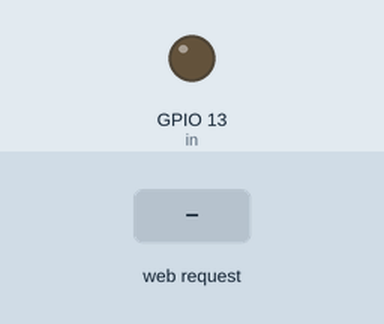
This sketch was run on a simulated ESP32. On the bench: output pins drawn as LEDs (lit = HIGH). The test bench sets the inputs (shaded band). WiFi joins after 1.5 s; servers stay silent unless stated; what the sketch prints to the serial monitor is not drawn.

Above: at 2.7 s.
2.8 s: HTTP request GET /off received
At 4.0 s:
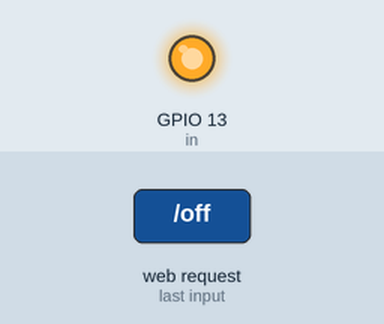
4.3 s: HTTP request GET /on received
At 5.2 s:
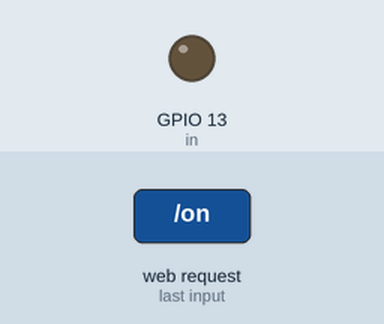
Timing chart, 0 to 7.3 s (numbered marks = the images above; inputs shaded):
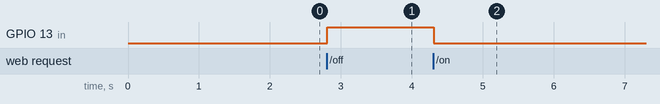

The sketch:

sketch_may07a.ino
```cpp
// Load Wi-Fi library
#include <WiFi.h>

// Replace with your network credentials
//const char* ssid = "Weazl";
//const char* password = "W1x1bull!";
//const char* ssid = "htljoh-public";
//const char* password = "joh12345";
const char* ssid = "iPhone 11 Pro Max";
const char* password = "lolkeksecool";
const int in = 13;

// Set web server port number to 80
WiFiServer server(80);

// Variable to store the HTTP request
String header;

// Current time
unsigned long currentTime = millis();
// Previous time
unsigned long previousTime = 0;
// Define timeout time in milliseconds (example: 2000ms = 2s)
const long timeoutTime = 2000;

void setup() {
  Serial.begin(9600); // 115200
  // Initialize the output variables as outputs
  pinMode(in, OUTPUT);
  //pinMode(in, HIGH);

  // Connect to Wi-Fi network with SSID and password
  Serial.print("Connecting to ");
  Serial.println(ssid);
  WiFi.begin(ssid, password);
  while (WiFi.status() != WL_CONNECTED) {
    delay(500);
    Serial.print(".");
  }
  // Print local IP address and start web server
  Serial.println("");
  Serial.println("WiFi connected.");
  Serial.println("IP address: ");
  Serial.println(WiFi.localIP());
  server.begin();
}

void loop(){
  WiFiClient client = server.available();   // Listen for incoming clients

  if (client) {                             // If a new client connects,
    currentTime = millis();
    previousTime = currentTime;
    Serial.println("New Client.");          // print a message out in the serial port
    String currentLine = "";                // make a String to hold incoming data from the client
    while (client.connected() && currentTime - previousTime <= timeoutTime) {  // loop while the client's connected
      currentTime = millis();
      if (client.available()) {             // if there's bytes to read from the client,
        char c = client.read();             // read a byte, then
        Serial.write(c);                    // print it out the serial monitor
        header += c;
        if (c == '\n') {                    // if the byte is a newline character
          // if the current line is blank, you got two newline characters in a row.
          // that's the end of the client HTTP request, so send a response:
          if (currentLine.length() == 0) {
            // HTTP headers always start with a response code (e.g. HTTP/1.1 200 OK)
            // and a content-type so the client knows what's coming, then a blank line:
            client.println("HTTP/1.1 200 OK");
            client.println("Content-type:text/html");
            client.println("Connection: close");
            client.println();

            // turns the GPIOs on and off
            if (header.indexOf("GET /on") >= 0) {
              Serial.println("GPIO on");
              digitalWrite(in, LOW);
            } else if (header.indexOf("GET /off") >= 0) {
              Serial.println("GPIO off");
              digitalWrite(in, HIGH);
            }
            break;
          } else { // if you got a newline, then clear currentLine
            currentLine = "";
          }
        } else if (c != '\r') {  // if you got anything else but a carriage return character,
          currentLine += c;      // add it to the end of the currentLine
        }
      }
    }
    // Clear the header variable
    header = "";
    // Close the connection
    client.stop();
    Serial.println("Client disconnected.");
    Serial.println("");
  }
}
```

Measured:
- after the input at 2.8 s, GPIO 13 (in): LOW → HIGH at once
- after the input at 4.3 s, GPIO 13 (in): HIGH → LOW at once
